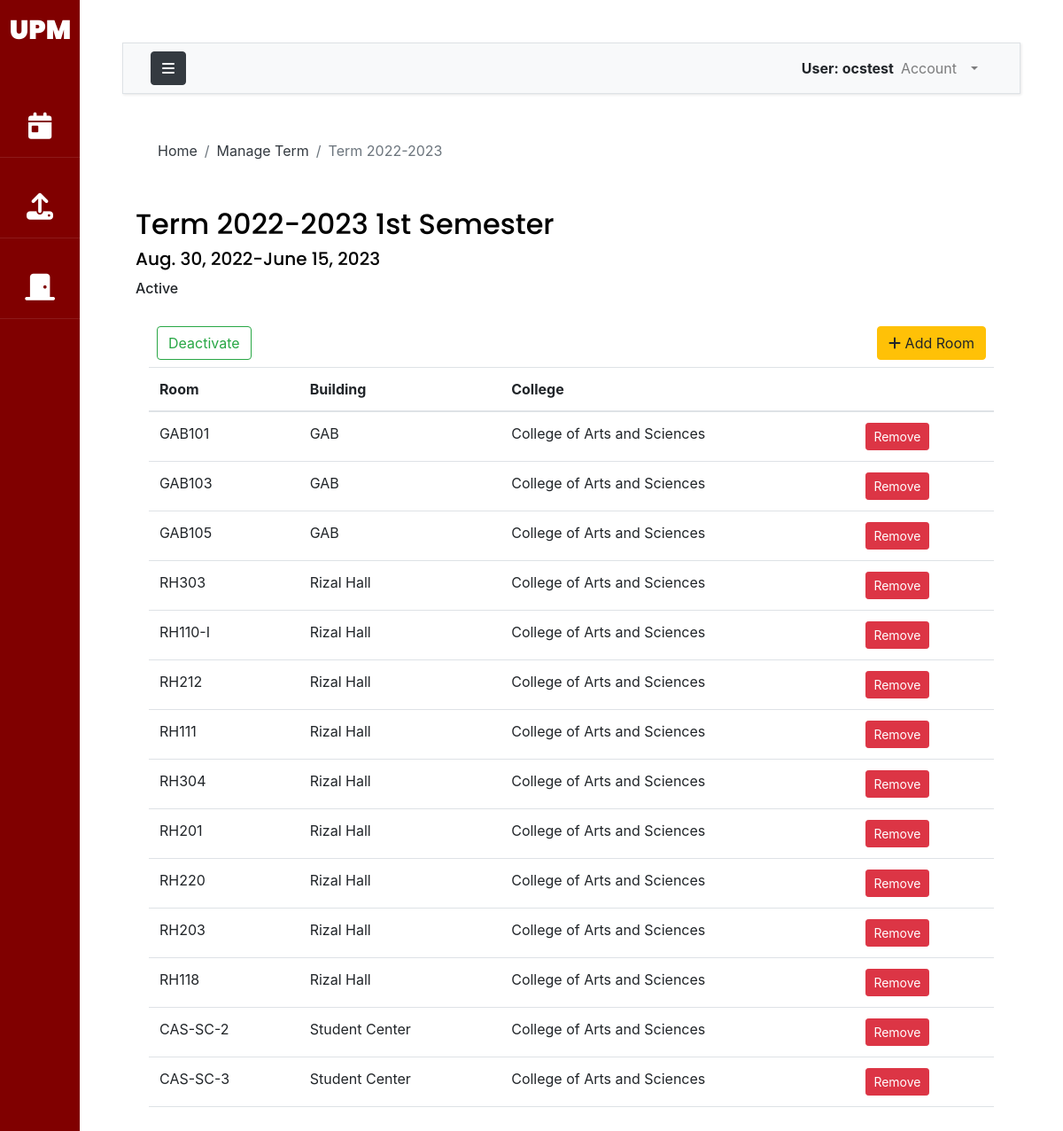
Page /manage-term/2022-2023/ (signed in) on the earlier database version.
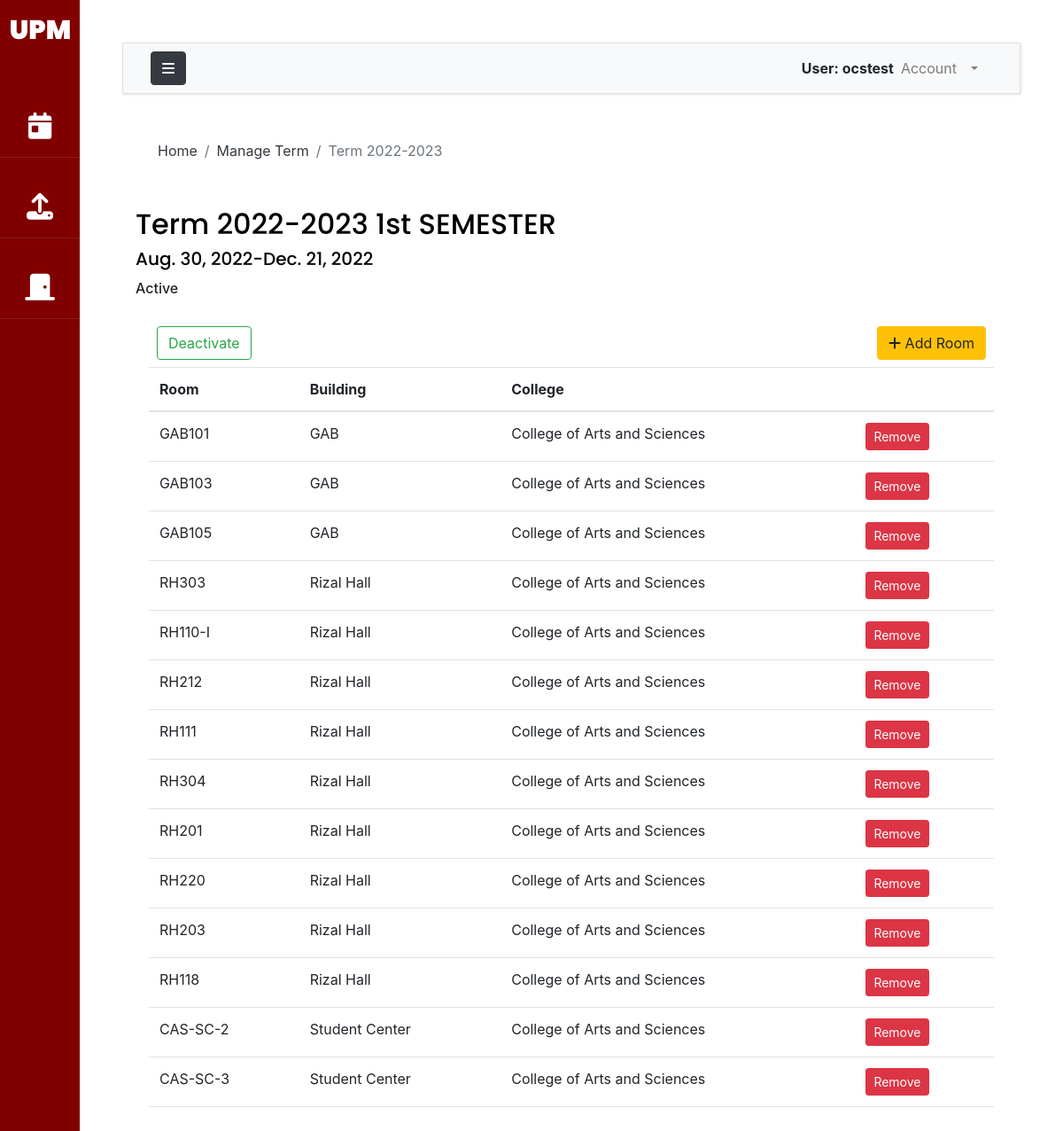
Same page on the later database version.
### UPM/models.py (models this page shows, shortened)
class Term(models.Model):
    SEM=(("1st SEMESTER",'1st Semester'),("2nd SEMESTER","2nd Semester"))
    academicyear = models.CharField(max_length=10)
    semester = models.CharField(max_length=50,choices=SEM,null=True)
    slug = models.SlugField(null=True)
    room = models.ManyToManyField(Room, related_name="room_term", blank=True)
    date_start = models.DateField(null=True)
    date_end = models.DateField(null=True)
    isActivated = models.BooleanField(null=True,default=False)

### UPM/views.py (the view, shortened to what this page needs)
# urls.py: path('manage-term/<slug:slug>/',views.termView, name='termView'),
@login_required(login_url='loginPage')
def termView(request, slug):
    term = Term.objects.get(slug=slug)
    rooms = term.room.all()
    rms = Room.objects.all()
    room_exclude = []
    for rm in rms:
        for room in rooms:
            if room == rm:
                room_exclude.append(rm)
    room_term = Room.objects.exclude(name__in=room_exclude)
    context ={'term':term,'rooms':rooms,'rms':room_term}
    return render(request,"UPM/term-details.html",context)

### UPM/models.py (called while the page is built)
    def __str__(self):
        return self.name

    def __str__(self):
        return self.name

    def __str__(self):
        return self.name

### accounts/models.py (called while the page is built)
    def __str__(self):
        return self.username

### templates/UPM/term-details.html (shortened to what this page needs)
{% extends 'base.html' %}
{% load static %}
{% load crispy_forms_tags %}
{% block breadcrumb %}
<nav aria-label="breadcrumb">
  <ol class="breadcrumb mt-3 ms-4 bg-body">
    <li class="breadcrumb-item"><a href="{% url 'indexPage' %}" class="text-dark">Home</a></li>
    <li class="breadcrumb-item"><a href="{% url 'manageTerm' %}" class="text-dark">Manage Term</a></li>
    <li class="breadcrumb-item active" aria-current="page">Term {{term.academicyear}}</li>
  </ol>
</nav>
{% endblock breadcrumb %}
{% block content %}
<div class = "container w-auto">
    <h2 class="pt-4">Term {{term.academicyear}} {{term.semester}}</h2>
    <h5 class="pb-1">{{term.date_start}}-{{term.date_end}}</h5>
    {% if term.isActivated %}
    <h6 class="pb-4">Active</h6>
    {% else %}
    <h6 class="pb-4">Inactive</h6>
    {% endif %}
    <div class = 'row'>
        <div class ="col">
            <form method='POST'>
                {% if not term.isActivated %}
                <input class = "btn btn-success ms-4 mb-2" type="submit" value="Activate" name="activate">
                {% elif term.isActivated  %}
                <input class = "btn btn-outline-success ms-4 mb-2" type="submit" value="Deactivate" name="deactivate">
                {% endif %}
            </form>
        </div>
        <div class = 'col align-self-end text-end'>
            <button class='btn btn-warning mb-2 mx-4' data-bs-toggle="modal" data-bs-target="#addTermRoom"><i class="fa-solid fa-plus"></i> Add Room</button>
        </div>
    </div>
    <div class="container-fluid overflow-auto">
        <table class="table">
            <thead>
              <tr>
                <th scope="col">Room</th>
                <th scope="col">Building</th>
                <th scope="col">College</th>
                <th scope="col"></th>
              </tr>
            </thead>
            <tbody>
            {% for room in rooms %}
              <tr>
                <td>{{room.name}}</td>
                <td>{{room.building}}</td>
                <td>{{room.college}}</td>
                <td><button class='btn btn-danger btn-sm' data-bs-toggle="modal" data-bs-target="#deletePopup"> Remove</td>
              </tr>
            {% endfor %}
            </tbody>
          </table>
    </div>
</div>
{% endblock content %}

Differences in the rows shown:
changed Term: semester "1st Semester" → "1st SEMESTER"; date_end "June 15, 2023" → "Dec. 21, 2022"
